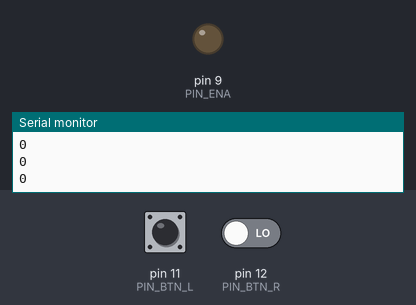
Bench run of a sketch on a simulated Arduino Uno, built with avr-gcc and run on an emulated ATmega328P. Parts: output pins drawn as LEDs (lit = HIGH), the last lines printed to the serial monitor. Inputs (shaded band) come from the test bench; at power-on: pin 11 (PIN_BTN_L) LOW, pin 12 (PIN_BTN_R) LOW.

Above: at 1.2 s.
1.3 s: pin 11 (PIN_BTN_L) pulled HIGH for 1 s
At 2.1 s:
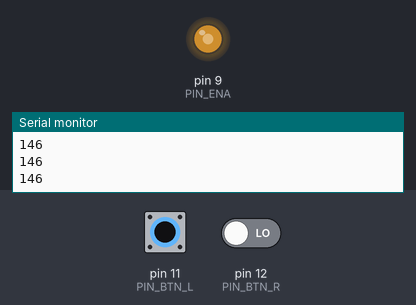
3.8 s: pin 11 (PIN_BTN_L) pulled HIGH for 3.2 s
At 7.4 s:
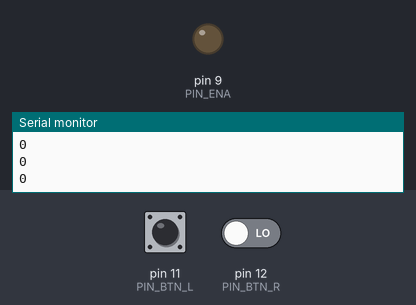
8.5 s: pin 11 (PIN_BTN_L) driven HIGH and pin 12 (PIN_BTN_R) driven HIGH
At 11.34 s:
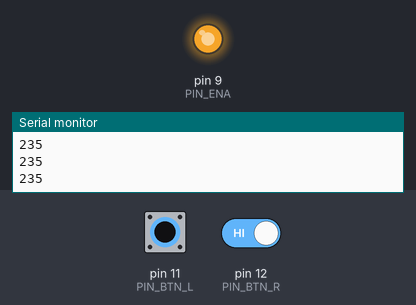
11.5 s: pin 11 (PIN_BTN_L) driven LOW
At 14.6 s:
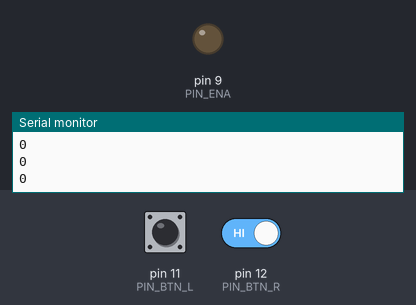
Timing chart, 0 to 15.5 s (numbered marks = the images above; inputs shaded):
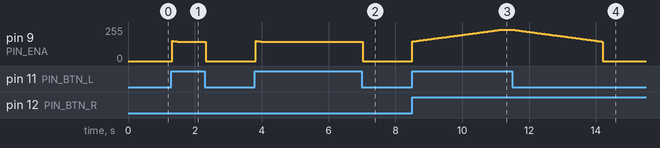

Measured:
- after the input at 1.3 s, pin 9 (PIN_ENA): 0/255 → 146/255 at once, → 0/255 1.0 s later
- after the input at 3.8 s, pin 9 (PIN_ENA): 0/255 → 146/255 at once, → 0/255 3.2 s later
- after the input at 8.5 s, pin 9 (PIN_ENA): moves from 0/255 to 235/255 over 2.7 s, starting at once
- after the input at 11.5 s, pin 9 (PIN_ENA): moves from 235/255 to 0/255 over 2.7 s, starting at once

The sketch:

controller.ino
```cpp
const int PIN_ENA    = 9;
const int PIN_BTN_L  = 11;
const int PIN_BTN_R  = 12;
const int RAMP_DELAY = 30; // ms

// assumes 13.5V input
enum STATE { STOP = 0, SLOW = 146, FAST = 235 };

void setup() {
  Serial.begin(9600);

  pinMode(PIN_ENA,  OUTPUT);
  pinMode(PIN_BTN_L, INPUT);
  pinMode(PIN_BTN_R, INPUT);

  // increase pwm width from 490Hz to 30Khz to stop motor buzz
  // http://forum.arduino.cc/index.php/topic,16612.0.html#4
  // MAY HAVE SIDE EFFECTS!
  TCCR1B = TCCR1B & 0b11111000 | 0x01;
}

void loop() {
  static int state = STOP;
  static int speed = STOP;

  setState(&state);
  setSpeed(&state, &speed);
}

void setState(int *state) {
  bool btn_l = digitalRead(PIN_BTN_L);
  bool btn_r = digitalRead(PIN_BTN_R);
  *state = btn_l ? (btn_r ? FAST : SLOW) : STOP;
}

void setSpeed(int *state, int *speed) {
  const int KICKSTART = 5;
  if (*speed > SLOW) switch (*state) {
    case FAST:
      if (*speed < FAST) (*speed)++;
      break;
    default:
      if (*speed > SLOW) (*speed)--;
      break;
  }
  else switch (*state) {
    case FAST:
      *speed = SLOW + 1;
      break;
    case SLOW:
      *speed = SLOW + ((*speed == STOP) ? KICKSTART : 0);
      break;
    case STOP:
      *speed = STOP;
      break;
  }
  Serial.println(*speed);
  analogWrite(PIN_ENA, *speed);
  delay(RAMP_DELAY);
}
```
